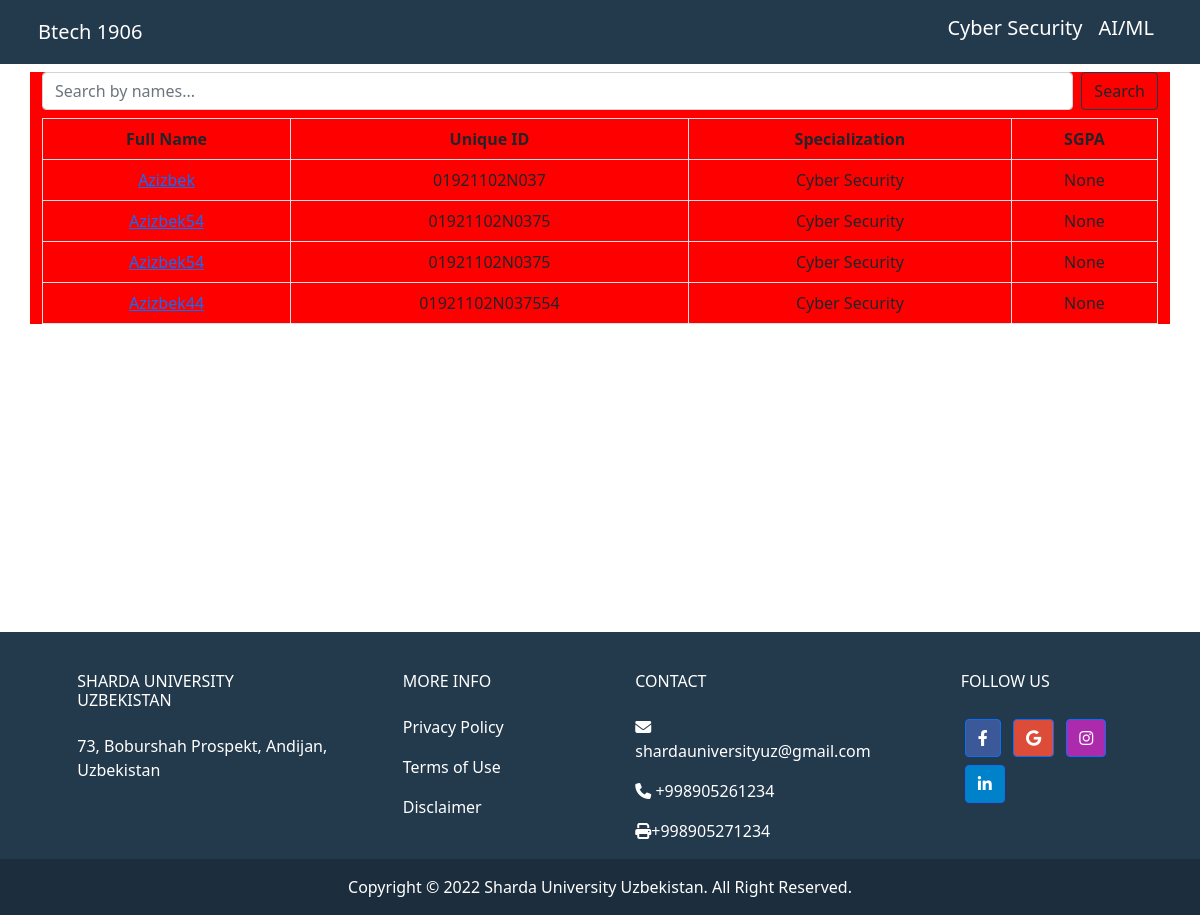
/group/Btech/1906/, run on an earlier commit of the app's database.
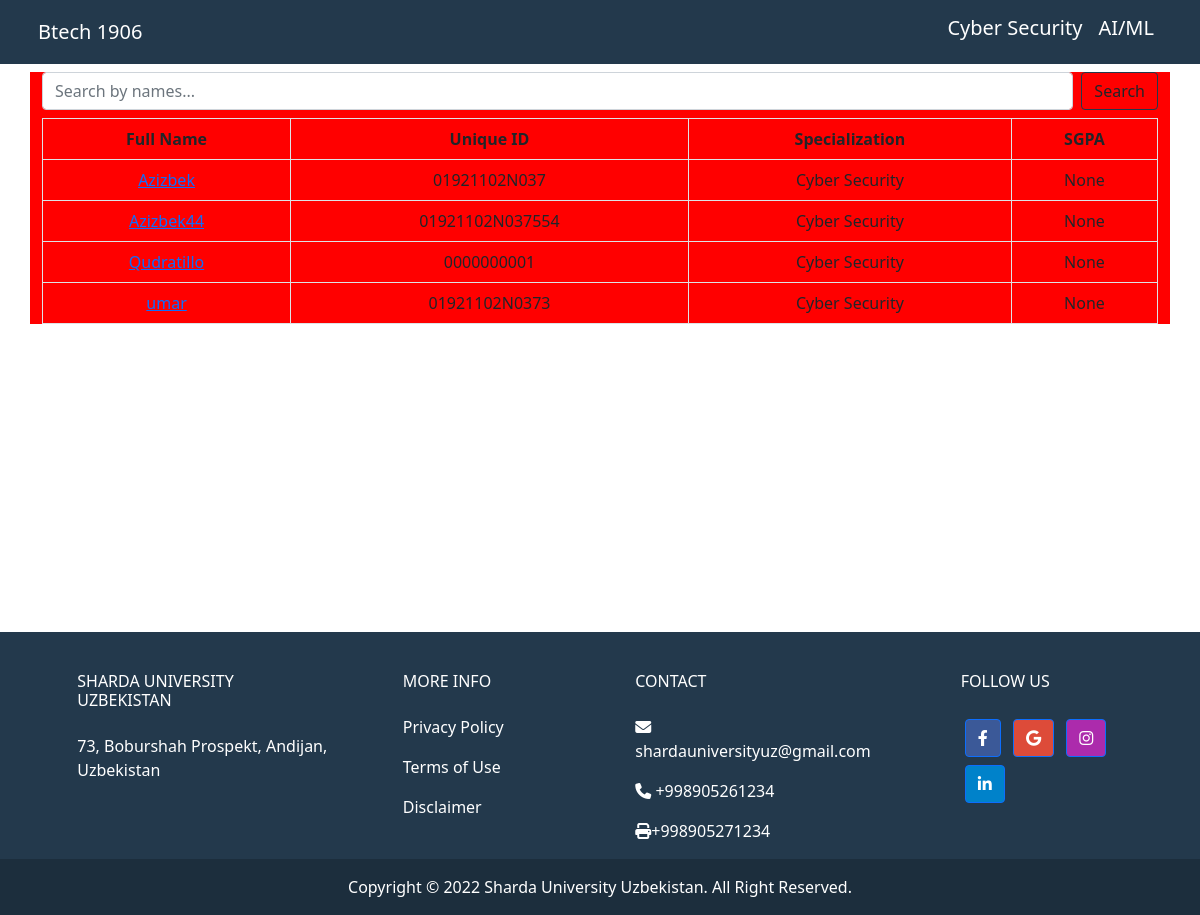
And on a later commit of the database.
### main/models.py (models this page shows, shortened)
class Group(models.Model):
    name = models.CharField(max_length=50)
    code = models.CharField(max_length=50, null=True, blank=True, unique=True)
    course = models.ForeignKey(Branch, on_delete=models.CASCADE, related_name='groups')
    isarchive = models.BooleanField(default=False)

class Specialization(models.Model):
    name = models.CharField(max_length=100, null=True)
    branch = models.ForeignKey(Branch, on_delete=models.CASCADE, related_name='faculty', null=True)
    def __str__(self):
        return self.name

class Student(models.Model):
    name = models.CharField(max_length=100, null=True, blank=True)
    unique_id = models.CharField(max_length=12, blank=True, null=True, unique=True)
    group = models.ForeignKey(Group, on_delete=models.DO_NOTHING,related_name="students")
    specializetion = models.ForeignKey(Specialization, on_delete=models.CASCADE)
    cgpa = models.FloatField(null=True, blank=True)
    sgpa = models.FloatField(null=True, blank=True)

### main/views.py (the view)
# urls.py: path('group/<str:name>/<str:code>/', views.group , name='group'),
def group(request, name, code):
    global group
    group = Group.objects.get(code = code)
    spec = Specialization.objects.filter(branch = group.course)
    search = request.GET.get('search')
    if search:
        search = search.capitalize()
        print(search)
        students = group.students.filter(name__startswith = search)
    else:
        students = group.students.all()
    return render(request, 'group.html', {"specs" : spec, 'students': students, 'group' : group})

### templates/group.html (shortened to what this page needs)
{% load static %}
<!DOCTYPE html>
<html lang="en">
<head>
  <link href="https://cdn.jsdelivr.net/npm/bootstrap@5.0.2/dist/css/bootstrap.min.css" rel="stylesheet"
>
  <link rel="stylesheet" href="../styles/groups.css">
  <link rel="stylesheet" href="https://cdnjs.cloudflare.com/ajax/libs/font-awesome/6.1.1/css/all.min.css"
 />
</head>
<body>
  <header style="background-color:#23394c;color:white">
    <nav class="nav d-flex justify-content-between container navbar navbar-expand-sm  p-2">
      <div>
        <a class="navbar-brand text-dark h1 text-bold text-white" href="#">{{group.name}} {{group.code}}</a>
      </div>
      <div>
        <ul class="list-unstyled navbar-nav">
          {% for spec in specs %}
          <li class="nav-item"><a class="text-decoration-none nav-link text-white h5"
              href="{% url 'spec'  spec.id %}">{{spec.name}}</a></li>
          {% endfor %}
        </ul>
      </div>
    </nav>
  </header>
  <div style="min-height:70vh">
    <main class="content container">
      <form class="d-flex my-2" method="GET">
        <input class="form-control search-input me-2" type="search" name="search" placeholder="Search by names..."
          aria-label="Search">
        <button class="btn btn-outline-dark submit" type="submit">Search</button>
      </form>
      <table class="table table-bordered table-responsive">
        <thead>
          <tr>
            <th>Full Name</th>
            <th>Unique ID</th>
            <th>Specialization</th>
            <th>SGPA</th>
          </tr>
        </thead>
        <tbody>
          {% for student in students %}
          <tr>
            <td><a  href="{% url 'studentinfo' student.name student.id %}"> {{student.name}} </a></td>
            <td>{{student.unique_id}}</td>
            <td>{{student.specializetion}}</td>
            <td>{{student.sgpa}}</td>
          </tr>
          {% endfor %}
        </tbody>
      </table>
    </main>
  </div>
  <div>
    <footer class="text-center text-lg-start text-white" style="background-color: #23394c">
      <div class="container p-4 pb-0">
        <section class="">
          <div class="row">
            <div class="col-md-3 col-lg-3 col-xl-3 mx-auto mt-3">
              <h6 class="text-uppercase mb-4 font-weight-bold">
                Sharda University Uzbekistan
              </h6>
              <p>
                73, Boburshah Prospekt, Andijan, Uzbekistan
              </p>
            </div>
            <div class="col-md-2 col-lg-2 col-xl-2 mx-auto mt-3">
              <h6 class="text-uppercase mb-4 font-weight-bold">More Info</h6>
              <p>
                <a target="_blank" href="https://www.shardauniversity.uz/privacy-policy"
                  class="text-white text-decoration-none">Privacy
                  Policy</a>
              </p>
              <p>
                <a target="_blank" href="https://www.shardauniversity.uz/terms-of-use"
                  class="text-white text-decoration-none">Terms of
                  Use</a>
              </p>
              <p>
                <a target="_blank" href="https://www.shardauniversity.uz/disclaimer"
                  class="text-white text-decoration-none">Disclaimer</a>
              </p>
            </div>
            <div class="col-md-4 col-lg-3 col-xl-3 mx-auto mt-3">
              <h6 class="text-uppercase mb-4 font-weight-bold">Contact</h6>
              <p><i class="fas fa-envelope mr-3"></i> shardauniversityuz@gmail.com</p>
              <p><i class="fas fa-phone mr-3"></i> +998905261234</p>
              <p><i class="fas fa-print mr-3"></i>+998905271234</p>
            </div>
            <div class="col-md-3 col-lg-2 col-xl-2 mx-auto mt-3">
              <h6 class="text-uppercase mb-4 font-weight-bold">Follow us</h6>
              <a target="_blank" class="btn btn-primary btn-floating m-1" style="background-color: #3b5998"
                href="https://www.facebook.com/ShardaUniversityUzbekistan" role="button"><i
                  class="fab fa-facebook-f"></i></a>
              <a target="_blank" class="btn btn-primary btn-floating m-1" style="background-color: #dd4b39"
                href="https://www.shardauniversity.uz/" role="button"><i class="fab fa-google"></i></a>
              <a target="_blank" class="btn btn-primary btn-floating m-1" style="background-color: #ac2bac"
                href="https://instagram.com/shardauniuz?igshid=YmMyMTA2M2Y=" role="button"><i
                  class="fab fa-instagram"></i></a>
              <a target="_blank" class="btn btn-primary btn-floating m-1" style="background-color: #0082ca"
                href="https://www.linkedin.com/company/sharda-university-uzbekistan/" role="button"><i
                  class="fab fa-linkedin-in"></i></a>
            </div>
          </div>
        </section>
      </div>
      <div class="text-center p-3" style="background-color: rgba(0, 0, 0, 0.2)">
        Copyright © <span id="year"></span> Sharda University Uzbekistan. All Right Reserved.
      </div>
    </footer>
  </div>
</body>
</html>

### static/styles/groups.css (style rules this page uses)
* { margin: 0; padding: 0; box-sizing: border-box; }
.nav { display: flex; justify-content: space-around; }
th, td { text-align: center; }
.content { background-color: red; }
.submit { border: 1px solid #23394c; }

What changed in the data, as far as the page shows it:
removed Student: name "Azizbek54", unique_id "01921102N0375", specializetion "Cyber Security", sgpa "None"
removed Student: name "Azizbek54", unique_id "01921102N0375", specializetion "Cyber Security", sgpa "None"
added Student: name "Qudratillo", unique_id "0000000001", specializetion "Cyber Security", sgpa "None"
added Student: name "umar", unique_id "01921102N0373", specializetion "Cyber Security", sgpa "None"
